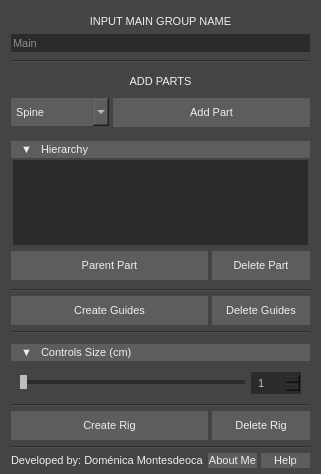
<?xml version="1.0" encoding="UTF-8"?>
<ui version="4.0">
 <class>wgPick</class>
 <widget class="QWidget" name="wgPick">
  <property name="geometry">
   <rect>
    <x>0</x>
    <y>0</y>
    <width>321</width>
    <height>474</height>
   </rect>
  </property>
  <property name="sizePolicy">
   <sizepolicy hsizetype="Expanding" vsizetype="Expanding">
    <horstretch>0</horstretch>
    <verstretch>0</verstretch>
   </sizepolicy>
  </property>
  <property name="minimumSize">
   <size>
    <width>250</width>
    <height>0</height>
   </size>
  </property>
  <property name="maximumSize">
   <size>
    <width>500</width>
    <height>560</height>
   </size>
  </property>
  <property name="font">
   <font>
    <family>Segoe UI</family>
    <pointsize>-1</pointsize>
   </font>
  </property>
  <property name="windowTitle">
   <string notr="true">Pick-A-Part</string>
  </property>
  <property name="styleSheet">
   <string notr="true">/*Main*/
QWidget {    
	background-color: rgb(68, 68, 68); 
	font-family: &quot;Segoe UI&quot;; 
	font-size: 11px; 
}

/*Line Edit*/
QLineEdit {    
	color: rgb(238, 238, 238);
	border: 0px;
	background-color: rgb(43, 43, 43);
}

/*Button*/
QPushButton {    	
	background-color: rgb(93, 93, 93);
	color: rgb(238, 238, 238);
	border: none;
	min-height: 29px;
	min-width: 60px;
}
QPushButton#btnTreeView{
	min-height: 17px;
}
QPushButton:hover {
	background-color: rgb(112, 112, 112);
	height: 6px;
}
QPushButton:pressed {
	background-color: rgb(29, 29, 29);
}

/*Lable*/
QLabel {    
	color: rgb(238, 238, 238);
}

/*Combo Box*/
QComboBox{   
	background-color: rgb(93, 93, 93);
	color: rgb(238, 238, 238);
	border: none;
	shadow: none; 
}
QComboBox QAbstractItemView {
	background-color: rgb(93, 93, 93);
	color: rgb(238, 238, 238);
	border: 2px solid rgb(68, 68, 68);
	outline: 0;
	selection-background-color: rgb(82, 133, 166);

}
QComboBox QItemView::item{
	border: 0px solid transparent;
	backgound-color: transparent;
	border-style: none;
	outline: 0;
	padding: 4px;
	font-size: 30pt; 
}
QComboBox QListView::item::hover{
	border: 0px solid transparent;
	border-style: none;
	outline: 0;
}
/*
QComboBox::drop-down {
	border: 0px;
}
QComboBox::down-arrow {
	color: rgb(170, 255, 0);
}*/

/*Tree View*/
QTreeView{   
	color: rgb(238, 238, 238);
	border: 0px;
	background-color: rgb(43, 43, 43);
}

QSlider::groove:horizontal {
	background: rgb(43, 43, 43);
	height: 4px;
}

QSlider::handle:horizontal {	
	background: rgb(189, 189, 189);
	height: 12px;
	width: 7px;
	margin: -5px 0;
}

QSpinBox {
	background: rgb(43, 43, 43);
	color: rgb(189, 189, 189);
	border: 1px solid rgb(43, 43, 43);
     padding: 2px 4px;
}
</string>
  </property>
  <property name="locale">
   <locale language="English" country="UnitedStates"/>
  </property>
  <layout class="QVBoxLayout" name="verticalLayout" stretch="0,0,0,0,0,0,0,2,0,0">
   <property name="spacing">
    <number>4</number>
   </property>
   <property name="bottomMargin">
    <number>6</number>
   </property>
   <item>
    <layout class="QVBoxLayout" name="MainGroupName" stretch="0,0">
     <property name="spacing">
      <number>7</number>
     </property>
     <property name="sizeConstraint">
      <enum>QLayout::SetDefaultConstraint</enum>
     </property>
     <property name="topMargin">
      <number>5</number>
     </property>
     <property name="bottomMargin">
      <number>5</number>
     </property>
     <item>
      <widget class="QLabel" name="lblMain">
       <property name="minimumSize">
        <size>
         <width>0</width>
         <height>10</height>
        </size>
       </property>
       <property name="maximumSize">
        <size>
         <width>16777215</width>
         <height>15</height>
        </size>
       </property>
       <property name="font">
        <font>
         <family>Segoe UI</family>
         <pointsize>-1</pointsize>
        </font>
       </property>
       <property name="text">
        <string>INPUT MAIN GROUP NAME</string>
       </property>
       <property name="alignment">
        <set>Qt::AlignCenter</set>
       </property>
      </widget>
     </item>
     <item>
      <widget class="QLineEdit" name="lneMainInput">
       <property name="minimumSize">
        <size>
         <width>0</width>
         <height>18</height>
        </size>
       </property>
       <property name="maximumSize">
        <size>
         <width>16777215</width>
         <height>15</height>
        </size>
       </property>
       <property name="font">
        <font>
         <family>Segoe UI</family>
         <pointsize>-1</pointsize>
        </font>
       </property>
       <property name="toolTip">
        <string>Will define the group name of the rig</string>
       </property>
       <property name="styleSheet">
        <string notr="true"/>
       </property>
       <property name="placeholderText">
        <string>Main</string>
       </property>
      </widget>
     </item>
    </layout>
   </item>
   <item>
    <widget class="Line" name="line">
     <property name="orientation">
      <enum>Qt::Horizontal</enum>
     </property>
    </widget>
   </item>
   <item>
    <layout class="QVBoxLayout" name="AddParts" stretch="0,0,1,0">
     <property name="topMargin">
      <number>7</number>
     </property>
     <property name="bottomMargin">
      <number>5</number>
     </property>
     <item>
      <widget class="QLabel" name="lblAddParts">
       <property name="minimumSize">
        <size>
         <width>0</width>
         <height>15</height>
        </size>
       </property>
       <property name="maximumSize">
        <size>
         <width>16777215</width>
         <height>15</height>
        </size>
       </property>
       <property name="font">
        <font>
         <family>Segoe UI</family>
         <pointsize>-1</pointsize>
        </font>
       </property>
       <property name="text">
        <string>ADD PARTS</string>
       </property>
       <property name="alignment">
        <set>Qt::AlignCenter</set>
       </property>
      </widget>
     </item>
     <item>
      <layout class="QHBoxLayout" name="horizontalLayout" stretch="1,2">
       <property name="topMargin">
        <number>5</number>
       </property>
       <property name="bottomMargin">
        <number>5</number>
       </property>
       <item>
        <widget class="QComboBox" name="cbParts">
         <property name="minimumSize">
          <size>
           <width>0</width>
           <height>28</height>
          </size>
         </property>
         <property name="toolTip">
          <string>Select the desired Part</string>
         </property>
         <item>
          <property name="text">
           <string>Spine</string>
          </property>
         </item>
         <item>
          <property name="text">
           <string>Neck</string>
          </property>
         </item>
         <item>
          <property name="text">
           <string>Arm</string>
          </property>
         </item>
         <item>
          <property name="text">
           <string>Leg</string>
          </property>
         </item>
         <item>
          <property name="text">
           <string>Hand</string>
          </property>
         </item>
         <item>
          <property name="text">
           <string>Foot</string>
          </property>
         </item>
        </widget>
       </item>
       <item>
        <widget class="QPushButton" name="btnAddPart">
         <property name="minimumSize">
          <size>
           <width>60</width>
           <height>29</height>
          </size>
         </property>
         <property name="toolTip">
          <string>Adds the selected Part to the view tree</string>
         </property>
         <property name="autoFillBackground">
          <bool>false</bool>
         </property>
         <property name="styleSheet">
          <string notr="true"/>
         </property>
         <property name="text">
          <string>Add Part</string>
         </property>
        </widget>
       </item>
      </layout>
     </item>
     <item>
      <layout class="QVBoxLayout" name="verticalLayout_4" stretch="0,0">
       <property name="spacing">
        <number>0</number>
       </property>
       <property name="topMargin">
        <number>5</number>
       </property>
       <property name="bottomMargin">
        <number>0</number>
       </property>
       <item>
        <widget class="QPushButton" name="btnTreeView">
         <property name="minimumSize">
          <size>
           <width>70</width>
           <height>17</height>
          </size>
         </property>
         <property name="font">
          <font>
           <family>Segoe UI</family>
           <pointsize>-1</pointsize>
          </font>
         </property>
         <property name="layoutDirection">
          <enum>Qt::LeftToRight</enum>
         </property>
         <property name="styleSheet">
          <string notr="true">QPushButton {
	text-align: left;
	padding-left: 10px;
	max-height: 17px;
	min-height: 17px;
}</string>
         </property>
         <property name="text">
          <string>▼   Hierarchy</string>
         </property>
         <property name="checkable">
          <bool>true</bool>
         </property>
         <property name="checked">
          <bool>true</bool>
         </property>
         <property name="flat">
          <bool>false</bool>
         </property>
        </widget>
       </item>
       <item>
        <widget class="QWidget" name="wgsTreeContainer" native="true">
         <property name="minimumSize">
          <size>
           <width>0</width>
           <height>75</height>
          </size>
         </property>
         <layout class="QVBoxLayout" name="verticalLayout_7" stretch="0">
          <property name="spacing">
           <number>0</number>
          </property>
          <property name="leftMargin">
           <number>2</number>
          </property>
          <property name="topMargin">
           <number>2</number>
          </property>
          <property name="rightMargin">
           <number>2</number>
          </property>
          <property name="bottomMargin">
           <number>2</number>
          </property>
          <item>
           <widget class="QTreeView" name="treeView">
            <property name="minimumSize">
             <size>
              <width>0</width>
              <height>75</height>
             </size>
            </property>
            <property name="toolTip">
             <string>Shows the current Parts to be used</string>
            </property>
            <property name="selectionMode">
             <enum>QAbstractItemView::ExtendedSelection</enum>
            </property>
            <property name="headerHidden">
             <bool>true</bool>
            </property>
           </widget>
          </item>
         </layout>
        </widget>
       </item>
      </layout>
     </item>
     <item>
      <layout class="QHBoxLayout" name="horizontalLayout_2" stretch="2,1">
       <property name="topMargin">
        <number>0</number>
       </property>
       <property name="bottomMargin">
        <number>0</number>
       </property>
       <item>
        <widget class="QPushButton" name="btnParentPart">
         <property name="toolTip">
          <string>Parents the selected Parts to the one selected last</string>
         </property>
         <property name="text">
          <string>Parent Part</string>
         </property>
        </widget>
       </item>
       <item>
        <widget class="QPushButton" name="btnDeletePart">
         <property name="minimumSize">
          <size>
           <width>60</width>
           <height>29</height>
          </size>
         </property>
         <property name="font">
          <font>
           <family>Segoe UI</family>
           <pointsize>-1</pointsize>
          </font>
         </property>
         <property name="toolTip">
          <string>Deletes the selected Part in the view tree</string>
         </property>
         <property name="text">
          <string>Delete Part</string>
         </property>
        </widget>
       </item>
      </layout>
     </item>
    </layout>
   </item>
   <item>
    <widget class="Line" name="line_4">
     <property name="orientation">
      <enum>Qt::Horizontal</enum>
     </property>
    </widget>
   </item>
   <item>
    <layout class="QVBoxLayout" name="CreateGuides">
     <property name="topMargin">
      <number>0</number>
     </property>
     <property name="bottomMargin">
      <number>0</number>
     </property>
     <item>
      <layout class="QHBoxLayout" name="horizontalLayout_3" stretch="2,1">
       <property name="leftMargin">
        <number>0</number>
       </property>
       <property name="topMargin">
        <number>0</number>
       </property>
       <property name="rightMargin">
        <number>0</number>
       </property>
       <property name="bottomMargin">
        <number>2</number>
       </property>
       <item>
        <widget class="QPushButton" name="btnCreateGuides">
         <property name="minimumSize">
          <size>
           <width>60</width>
           <height>29</height>
          </size>
         </property>
         <property name="maximumSize">
          <size>
           <width>16777215</width>
           <height>16777215</height>
          </size>
         </property>
         <property name="toolTip">
          <string>Creates the guides. Can be clicked again to create new guide Parts</string>
         </property>
         <property name="text">
          <string>Create Guides</string>
         </property>
        </widget>
       </item>
       <item>
        <widget class="QPushButton" name="btnDeleteGuides">
         <property name="minimumSize">
          <size>
           <width>60</width>
           <height>29</height>
          </size>
         </property>
         <property name="toolTip">
          <string>Deletes ALL guides</string>
         </property>
         <property name="text">
          <string>Delete Guides</string>
         </property>
        </widget>
       </item>
      </layout>
     </item>
    </layout>
   </item>
   <item>
    <layout class="QVBoxLayout" name="ControlSize">
     <property name="topMargin">
      <number>0</number>
     </property>
     <property name="bottomMargin">
      <number>0</number>
     </property>
     <item>
      <layout class="QVBoxLayout" name="verticalLayout_5" stretch="1,0,0">
       <property name="spacing">
        <number>3</number>
       </property>
       <property name="leftMargin">
        <number>0</number>
       </property>
       <property name="topMargin">
        <number>0</number>
       </property>
       <property name="rightMargin">
        <number>0</number>
       </property>
       <property name="bottomMargin">
        <number>0</number>
       </property>
       <item>
        <widget class="Line" name="line_2">
         <property name="orientation">
          <enum>Qt::Horizontal</enum>
         </property>
        </widget>
       </item>
       <item>
        <layout class="QVBoxLayout" name="verticalLayout_6">
         <property name="spacing">
          <number>0</number>
         </property>
         <property name="topMargin">
          <number>7</number>
         </property>
         <property name="bottomMargin">
          <number>5</number>
         </property>
         <item>
          <widget class="QPushButton" name="btnControlSizeVisibility">
           <property name="minimumSize">
            <size>
             <width>70</width>
             <height>17</height>
            </size>
           </property>
           <property name="styleSheet">
            <string notr="true">QPushButton {
	text-align: left;
	padding-left: 10px;
	max-height: 17px;
	min-height: 17px;
}</string>
           </property>
           <property name="text">
            <string>▼   Controls Size (cm)</string>
           </property>
           <property name="checkable">
            <bool>true</bool>
           </property>
           <property name="checked">
            <bool>true</bool>
           </property>
          </widget>
         </item>
         <item>
          <widget class="QWidget" name="widget" native="true">
           <property name="minimumSize">
            <size>
             <width>10</width>
             <height>35</height>
            </size>
           </property>
           <layout class="QVBoxLayout" name="verticalLayout_11">
            <property name="bottomMargin">
             <number>0</number>
            </property>
            <item>
             <layout class="QVBoxLayout" name="verticalLayout_10">
              <property name="bottomMargin">
               <number>0</number>
              </property>
              <item>
               <layout class="QHBoxLayout" name="horizontalLayout_5" stretch="0,0">
                <property name="topMargin">
                 <number>0</number>
                </property>
                <property name="bottomMargin">
                 <number>0</number>
                </property>
                <item>
                 <widget class="QSlider" name="slControlSize">
                  <property name="minimumSize">
                   <size>
                    <width>0</width>
                    <height>10</height>
                   </size>
                  </property>
                  <property name="sizeIncrement">
                   <size>
                    <width>0</width>
                    <height>0</height>
                   </size>
                  </property>
                  <property name="toolTip">
                   <string>Defines the size of all rig controls</string>
                  </property>
                  <property name="minimum">
                   <number>1</number>
                  </property>
                  <property name="maximum">
                   <number>100</number>
                  </property>
                  <property name="sliderPosition">
                   <number>1</number>
                  </property>
                  <property name="orientation">
                   <enum>Qt::Horizontal</enum>
                  </property>
                  <property name="tickInterval">
                   <number>1</number>
                  </property>
                 </widget>
                </item>
                <item>
                 <widget class="QSpinBox" name="spbControlSize">
                  <property name="minimumSize">
                   <size>
                    <width>50</width>
                    <height>20</height>
                   </size>
                  </property>
                  <property name="toolTip">
                   <string>Defines the size of all rig controls</string>
                  </property>
                  <property name="minimum">
                   <number>1</number>
                  </property>
                  <property name="maximum">
                   <number>100</number>
                  </property>
                 </widget>
                </item>
               </layout>
              </item>
             </layout>
            </item>
           </layout>
          </widget>
         </item>
        </layout>
       </item>
       <item>
        <widget class="Line" name="line_3">
         <property name="orientation">
          <enum>Qt::Horizontal</enum>
         </property>
        </widget>
       </item>
      </layout>
     </item>
    </layout>
   </item>
   <item>
    <layout class="QVBoxLayout" name="CreateRig">
     <property name="topMargin">
      <number>0</number>
     </property>
     <property name="bottomMargin">
      <number>0</number>
     </property>
     <item>
      <layout class="QHBoxLayout" name="horizontalLayout_4" stretch="2,1">
       <property name="leftMargin">
        <number>0</number>
       </property>
       <property name="topMargin">
        <number>0</number>
       </property>
       <property name="rightMargin">
        <number>0</number>
       </property>
       <property name="bottomMargin">
        <number>2</number>
       </property>
       <item>
        <widget class="QPushButton" name="btnCreateRig">
         <property name="minimumSize">
          <size>
           <width>60</width>
           <height>29</height>
          </size>
         </property>
         <property name="toolTip">
          <string>Use all previus information to create the rig</string>
         </property>
         <property name="text">
          <string>Create Rig</string>
         </property>
        </widget>
       </item>
       <item>
        <widget class="QPushButton" name="btnDeleteRig">
         <property name="minimumSize">
          <size>
           <width>60</width>
           <height>29</height>
          </size>
         </property>
         <property name="toolTip">
          <string>Deletes ALL items of the rig</string>
         </property>
         <property name="text">
          <string>Delete Rig</string>
         </property>
        </widget>
       </item>
      </layout>
     </item>
    </layout>
   </item>
   <item>
    <spacer name="verticalSpacer">
     <property name="orientation">
      <enum>Qt::Vertical</enum>
     </property>
     <property name="sizeHint" stdset="0">
      <size>
       <width>20</width>
       <height>20</height>
      </size>
     </property>
    </spacer>
   </item>
   <item>
    <widget class="Line" name="line_5">
     <property name="orientation">
      <enum>Qt::Horizontal</enum>
     </property>
    </widget>
   </item>
   <item>
    <layout class="QHBoxLayout" name="horizontalLayout_6" stretch="3,1,1">
     <property name="topMargin">
      <number>0</number>
     </property>
     <property name="bottomMargin">
      <number>0</number>
     </property>
     <item>
      <widget class="QLabel" name="label">
       <property name="font">
        <font>
         <family>Segoe UI</family>
         <pointsize>-1</pointsize>
         <weight>3</weight>
         <italic>false</italic>
         <bold>false</bold>
        </font>
       </property>
       <property name="styleSheet">
        <string notr="true">font: 25 9px &quot;Segoe UI&quot;;</string>
       </property>
       <property name="text">
        <string>Developed by: Doménica Montesdeoca</string>
       </property>
      </widget>
     </item>
     <item>
      <widget class="QPushButton" name="btnAboutMe">
       <property name="toolTip">
        <string>LinkedIn</string>
       </property>
       <property name="styleSheet">
        <string notr="true">/*Button*/

QPushButton {    	
	background-color: rgb(93, 93, 93);
	color: rgb(238, 238, 238);
	border: none;
	min-height:15px;
	min-width: 20px;
	font: 8px &quot;Segoe UI&quot;;
}

QPushButton:hover {
	background-color: rgb(112, 112, 112);
	height: 6px;
}
QPushButton:pressed {
	background-color: rgb(29, 29, 29);
}
</string>
       </property>
       <property name="text">
        <string>About Me</string>
       </property>
      </widget>
     </item>
     <item>
      <widget class="QPushButton" name="btnHelp">
       <property name="toolTip">
        <string>Documentation website</string>
       </property>
       <property name="styleSheet">
        <string notr="true">/*Button*/

QPushButton {    	
	background-color: rgb(93, 93, 93);
	color: rgb(238, 238, 238);
	border: none;
	min-height:15px;
	min-width: 20px;
	font: 8px &quot;Segoe UI&quot;;
}

QPushButton:hover {
	background-color: rgb(112, 112, 112);
	height: 6px;
}
QPushButton:pressed {
	background-color: rgb(29, 29, 29);
}
</string>
       </property>
       <property name="text">
        <string>Help</string>
       </property>
      </widget>
     </item>
    </layout>
   </item>
  </layout>
 </widget>
 <tabstops>
  <tabstop>lneMainInput</tabstop>
  <tabstop>cbParts</tabstop>
  <tabstop>btnAddPart</tabstop>
  <tabstop>btnCreateGuides</tabstop>
  <tabstop>btnDeleteGuides</tabstop>
  <tabstop>btnCreateRig</tabstop>
  <tabstop>btnDeleteRig</tabstop>
 </tabstops>
 <resources/>
 <connections>
  <connection>
   <sender>btnTreeView</sender>
   <signal>toggled(bool)</signal>
   <receiver>wgsTreeContainer</receiver>
   <slot>setVisible(bool)</slot>
   <hints>
    <hint type="sourcelabel">
     <x>158</x>
     <y>150</y>
    </hint>
    <hint type="destinationlabel">
     <x>212</x>
     <y>173</y>
    </hint>
   </hints>
  </connection>
  <connection>
   <sender>slControlSize</sender>
   <signal>valueChanged(int)</signal>
   <receiver>spbControlSize</receiver>
   <slot>setValue(int)</slot>
   <hints>
    <hint type="sourcelabel">
     <x>60</x>
     <y>368</y>
    </hint>
    <hint type="destinationlabel">
     <x>303</x>
     <y>374</y>
    </hint>
   </hints>
  </connection>
  <connection>
   <sender>spbControlSize</sender>
   <signal>valueChanged(int)</signal>
   <receiver>slControlSize</receiver>
   <slot>setValue(int)</slot>
   <hints>
    <hint type="sourcelabel">
     <x>303</x>
     <y>374</y>
    </hint>
    <hint type="destinationlabel">
     <x>116</x>
     <y>368</y>
    </hint>
   </hints>
  </connection>
  <connection>
   <sender>btnControlSizeVisibility</sender>
   <signal>toggled(bool)</signal>
   <receiver>widget</receiver>
   <slot>setVisible(bool)</slot>
   <hints>
    <hint type="sourcelabel">
     <x>31</x>
     <y>343</y>
    </hint>
    <hint type="destinationlabel">
     <x>25</x>
     <y>376</y>
    </hint>
   </hints>
  </connection>
  <connection>
   <sender>btnTreeView</sender>
   <signal>toggled(bool)</signal>
   <receiver>btnParentPart</receiver>
   <slot>setVisible(bool)</slot>
   <hints>
    <hint type="sourcelabel">
     <x>119</x>
     <y>146</y>
    </hint>
    <hint type="destinationlabel">
     <x>135</x>
     <y>245</y>
    </hint>
   </hints>
  </connection>
  <connection>
   <sender>btnTreeView</sender>
   <signal>toggled(bool)</signal>
   <receiver>btnDeletePart</receiver>
   <slot>setVisible(bool)</slot>
   <hints>
    <hint type="sourcelabel">
     <x>175</x>
     <y>145</y>
    </hint>
    <hint type="destinationlabel">
     <x>250</x>
     <y>241</y>
    </hint>
   </hints>
  </connection>
 </connections>
</ui>
